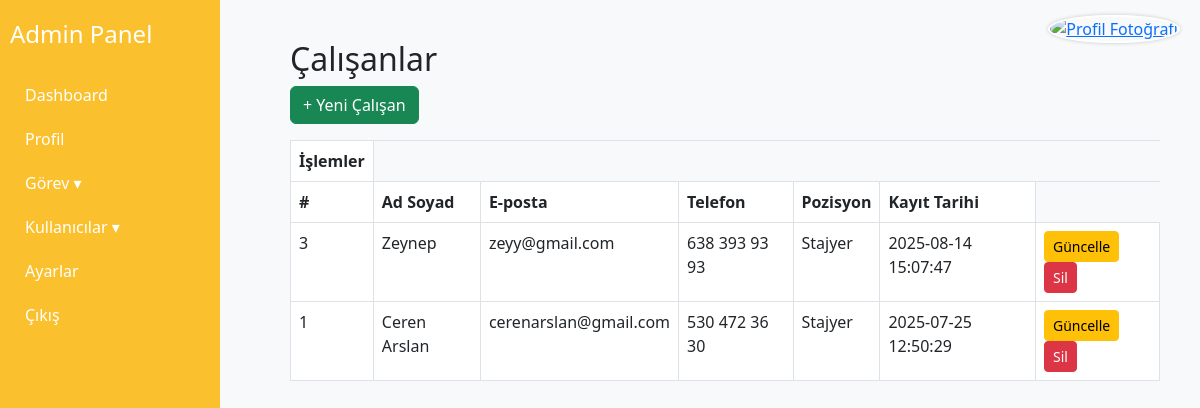
Page /kullanicilar.php (signed in) on the committed database.
### tables this page shows
CREATE TABLE `calisanlar` (
  `id` int(11) NOT NULL,
  `adsoyad` varchar(100) NOT NULL,
  `eposta` varchar(100) DEFAULT NULL,
  `telefon` varchar(20) DEFAULT NULL,
  `pozisyon` varchar(50) DEFAULT NULL,
  `kayit_tarihi` datetime DEFAULT current_timestamp()
);

### kullanicilar.php (the view, shortened to what this page needs)
<?php
include 'db.php';
$sql = "SELECT * FROM calisanlar ORDER BY kayit_tarihi DESC";
$result = $conn->query($sql);
?>
<!DOCTYPE html>
<html lang="tr">
<head>
  <link href="https://cdn.jsdelivr.net/npm/bootstrap@5.3.0/dist/css/bootstrap.min.css" rel="stylesheet">
</head>
<body>
  <?php include 'sidebar.php'; ?>
  <div class="content">
    <h2>Çalışanlar</h2>
    <a href="calisan_ekle.php" class="btn btn-success mb-3">+ Yeni Çalışan</a>
    <table class="table table-bordered table-hover">
      <thead>
      <th>İşlemler</th>
        <tr>
          <th>#</th>
          <th>Ad Soyad</th>
          <th>E-posta</th>
          <th>Telefon</th>
          <th>Pozisyon</th>
          <th>Kayıt Tarihi</th>
        </tr>
      </thead>
      <tbody>
  <?php while ($row = $result->fetch_assoc()): ?>
    <tr>
      <td><?= $row['id'] ?></td>
      <td><?= htmlspecialchars($row['adsoyad']) ?></td>
      <td><?= htmlspecialchars($row['eposta']) ?></td>
      <td><?= htmlspecialchars($row['telefon']) ?></td>
      <td><?= htmlspecialchars($row['pozisyon']) ?></td>
      <td><?= $row['kayit_tarihi'] ?></td>
      <td>
        <a href="calisan_duzenle.php?id=<?= $row['id'] ?>" class="btn btn-sm btn-warning">Güncelle</a>
        <a href="calisan_sil.php?id=<?= $row['id'] ?>" class="btn btn-sm btn-danger" onclick="return confirm('Bu çalışan silinsin mi?')">Sil</a>
      </td>
    </tr>
  <?php endwhile; ?>
</tbody>
    </table>
  </div>
</body>
</html>

### sidebar.php (shortened to what this page needs)
<?php
include "db.php";
$userId = $_SESSION['user_id'] ?? 1;
$query = mysqli_query($conn, "SELECT profil_foto FROM users WHERE id = $userId");
$user = mysqli_fetch_assoc($query);
$foto = !empty($user['profil_foto']) ? $user['profil_foto'] : 'default.png';
?>
<div class="profile-icon">
  <a href="profil.php" title="Profilim">
    <img src="uploads/<?= htmlspecialchars($foto) ?>" alt="Profil Fotoğrafı" />
  </a>
</div>
<div class="sidebar">
  <h4 class="mb-4">Admin Panel</h4>
  <a href="index.php">Dashboard</a>
  <a href="profil.php">Profil</a>
  <a href="javascript:void(0);" onclick="toggleSubMenu('gorevSubMenu')">Görev ▾</a>
  <a href="javascript:void(0);" onclick="toggleSubMenu('kullaniciSubMenu')">Kullanıcılar ▾</a>
  <a href="ayarlar.php">Ayarlar</a>
  <a href="cikis.php">Çıkış</a>
</div>

### kullanicilar.php (style rules this page uses)
.content { margin-left: 250px; padding: 40px; }

### sidebar.php (style rules this page uses)
body { font-family: 'Segoe UI', sans-serif; background-color: #f8f9fa; margin: 0; }
.sidebar { height: 100vh; background-color: #FBC02D; color: white; position: fixed; top: 0; left: 0; width: 220px; padding: 20px 10px; overflow-y: auto; }
.sidebar a { color: white; text-decoration: none; padding: 10px 15px; display: block; border-radius: 5px; }
.profile-icon { position: fixed; top: 15px; right: 20px; z-index: 999; }
.profile-icon img { width: 40px; height: 40px; border-radius: 50%; object-fit: cover; border: 2px solid #fff; box-shadow: 0 0 4px rgba(0,0,0,0.2); cursor: pointer; }

### rows in the picture
calisanlar: id "3", adsoyad "Zeynep", eposta "zeyy@gmail.com", telefon "638 393 93 93", pozisyon "Stajyer", kayit_tarihi "2025-08-14 15:07:47"
calisanlar: id "1", adsoyad "Ceren Arslan", eposta "cerenarslan@gmail.com", telefon "530 472 36 30", pozisyon "Stajyer", kayit_tarihi "2025-07-25 12:50:29"
